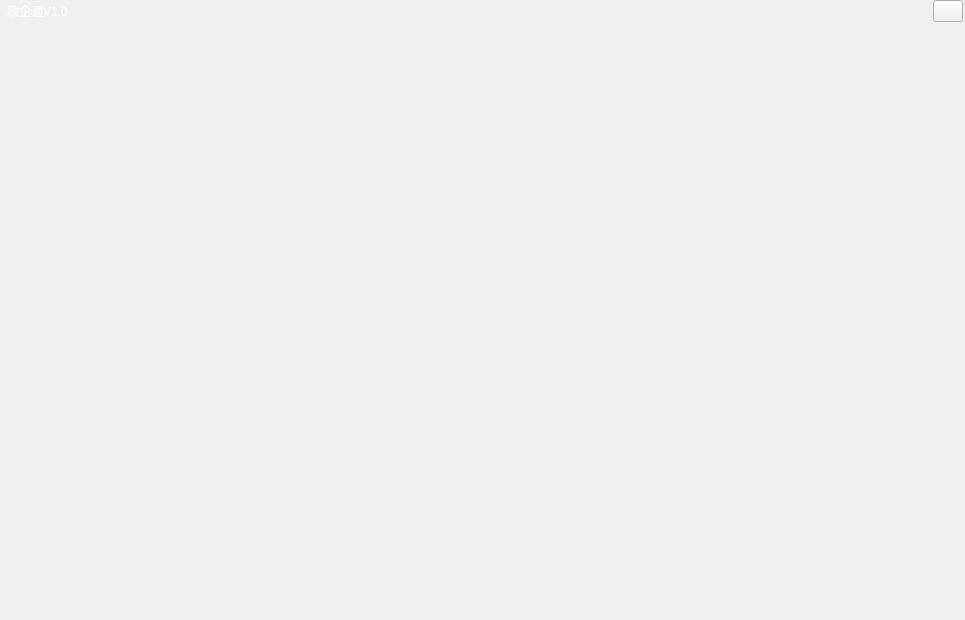
<?xml version="1.0" encoding="UTF-8"?>
<ui version="4.0">
 <class>ZqtWidget</class>
 <widget class="QWidget" name="ZqtWidget">
  <property name="geometry">
   <rect>
    <x>0</x>
    <y>0</y>
    <width>965</width>
    <height>620</height>
   </rect>
  </property>
  <property name="sizePolicy">
   <sizepolicy hsizetype="Fixed" vsizetype="Fixed">
    <horstretch>0</horstretch>
    <verstretch>0</verstretch>
   </sizepolicy>
  </property>
  <property name="minimumSize">
   <size>
    <width>965</width>
    <height>620</height>
   </size>
  </property>
  <property name="maximumSize">
   <size>
    <width>965</width>
    <height>620</height>
   </size>
  </property>
  <property name="windowTitle">
   <string>ZqtWidget</string>
  </property>
  <property name="styleSheet">
   <string notr="true"/>
  </property>
  <widget class="QWidget" name="widget" native="true">
   <property name="geometry">
    <rect>
     <x>0</x>
     <y>0</y>
     <width>965</width>
     <height>620</height>
    </rect>
   </property>
   <property name="sizePolicy">
    <sizepolicy hsizetype="Fixed" vsizetype="Fixed">
     <horstretch>0</horstretch>
     <verstretch>0</verstretch>
    </sizepolicy>
   </property>
   <property name="styleSheet">
    <string notr="true">QWidget#widget{border-image: url(:/new/imageFile/appImage/zqt_bg.png);}</string>
   </property>
   <widget class="QPushButton" name="closeButton">
    <property name="geometry">
     <rect>
      <x>933</x>
      <y>0</y>
      <width>30</width>
      <height>22</height>
     </rect>
    </property>
    <property name="sizePolicy">
     <sizepolicy hsizetype="Fixed" vsizetype="Fixed">
      <horstretch>0</horstretch>
      <verstretch>0</verstretch>
     </sizepolicy>
    </property>
    <property name="minimumSize">
     <size>
      <width>30</width>
      <height>22</height>
     </size>
    </property>
    <property name="maximumSize">
     <size>
      <width>30</width>
      <height>22</height>
     </size>
    </property>
    <property name="focusPolicy">
     <enum>Qt::NoFocus</enum>
    </property>
    <property name="styleSheet">
     <string notr="true">QPushButton{border-image: url(:/new/imageFile/appImage/yhzx_gb_nor.png);}
QPushButton:hover{border-image: url(:/new/imageFile/appImage/yhzx_gb_hover.png);}
QPushButton:pressed{border-image: url(:/new/imageFile/appImage/yhzx_gb_hover.png);};</string>
    </property>
    <property name="text">
     <string/>
    </property>
   </widget>
   <widget class="QLabel" name="labelTitle">
    <property name="geometry">
     <rect>
      <x>7</x>
      <y>3</y>
      <width>81</width>
      <height>16</height>
     </rect>
    </property>
    <property name="sizePolicy">
     <sizepolicy hsizetype="Fixed" vsizetype="Fixed">
      <horstretch>0</horstretch>
      <verstretch>0</verstretch>
     </sizepolicy>
    </property>
    <property name="styleSheet">
     <string notr="true">color: rgb(255, 255, 255);
font: 12px &quot;微软雅黑&quot;;</string>
    </property>
    <property name="text">
     <string>政企通V1.0</string>
    </property>
   </widget>
   <widget class="QLabel" name="labelName">
    <property name="geometry">
     <rect>
      <x>317</x>
      <y>3</y>
      <width>601</width>
      <height>16</height>
     </rect>
    </property>
    <property name="sizePolicy">
     <sizepolicy hsizetype="Preferred" vsizetype="Fixed">
      <horstretch>0</horstretch>
      <verstretch>0</verstretch>
     </sizepolicy>
    </property>
    <property name="minimumSize">
     <size>
      <width>0</width>
      <height>16</height>
     </size>
    </property>
    <property name="maximumSize">
     <size>
      <width>16777215</width>
      <height>16</height>
     </size>
    </property>
    <property name="styleSheet">
     <string notr="true">color: rgb(255, 255, 255);
font: 12px &quot;微软雅黑&quot;;</string>
    </property>
    <property name="text">
     <string/>
    </property>
    <property name="alignment">
     <set>Qt::AlignRight|Qt::AlignTrailing|Qt::AlignVCenter</set>
    </property>
   </widget>
  </widget>
 </widget>
 <layoutdefault spacing="6" margin="11"/>
 <resources>
  <include location="../resource.qrc"/>
 </resources>
 <connections/>
</ui>
